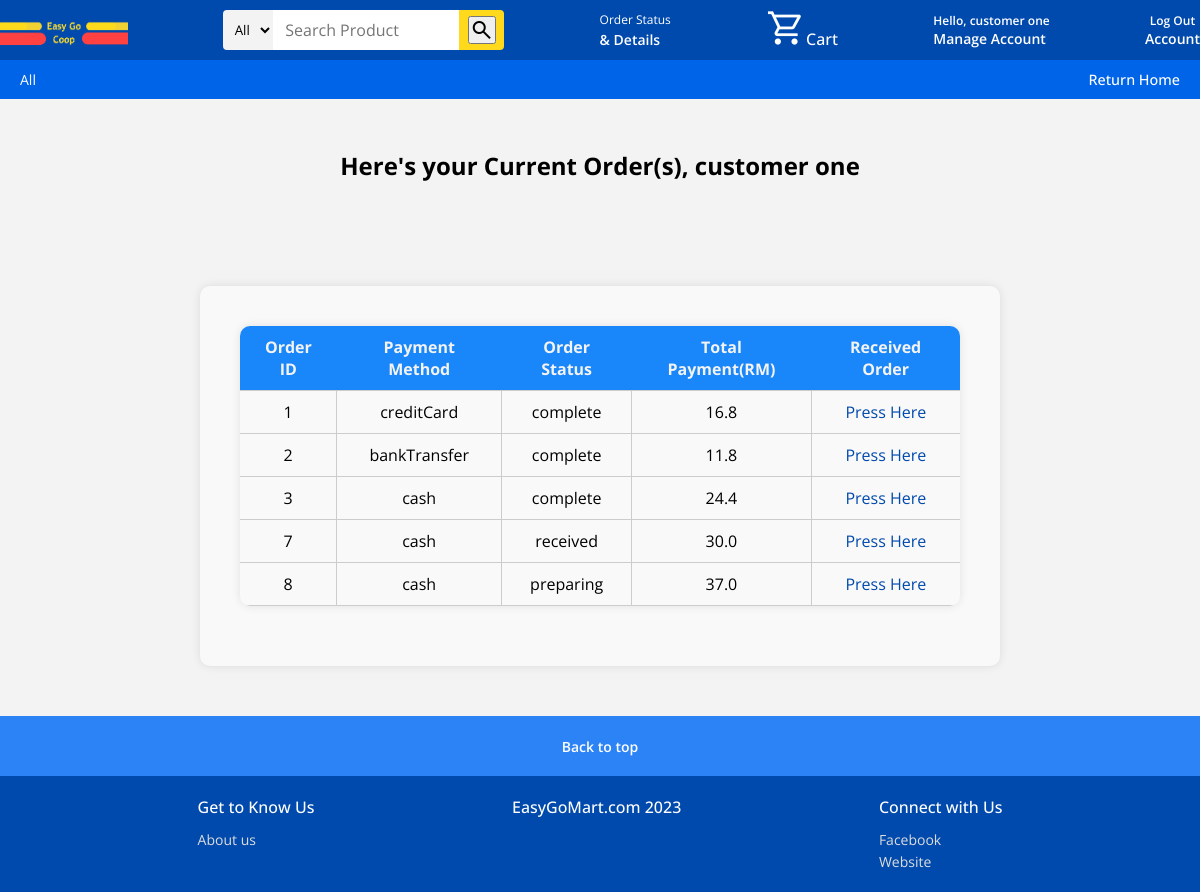
The app's page /customerOrderList/ (signed in) with its own data.
### easyGoMart/models.py (models this page shows)
class Customer(models.Model):
    phoneNo = models.CharField(max_length= 12, primary_key= True)
    customerName = models.CharField(max_length=100)
    customerEmail = models.TextField()
    password = models.TextField()
    deliveryAddress = models.CharField(max_length=300)

class OrderDetail(models.Model):
    orderID = models.IntegerField(primary_key=True)
    transactionID = models.ForeignKey(TransactionDetail, on_delete=models.CASCADE)
    phoneNo = models.ForeignKey(Customer, on_delete=models.CASCADE)
    deliveryMethod = models.TextField(default="null")
    paymentMethod = models.TextField(default="null")
    totalAmount = models.FloatField(default=0)
    orderDate = models.DateTimeField()
    orderStatus = models.CharField(max_length=9) #cancelled, preparing-9, shipped, received, complete

### easyGoMart/views.py (the view)
# urls.py: path('customerOrderList/', views.customerOrderList, name='customerOrderList'),
def customerOrderList(request):
    if 'phoneNo' not in request.session:
        return HttpResponseRedirect(reverse('logincustomer'))
    else:
        phoneNo = request.session['phoneNo']
        customer = Customer.objects.get(phoneNo=phoneNo)
        order_details = OrderDetail.objects.filter(phoneNo=customer)
        success_message = request.GET.get('success_message')
    data = {
        'phoneNo': phoneNo,
        'customer': customer,
        'order_details': order_details,
        'success_message': success_message
    }
    return render(request, 'customerOrderList.html', data)

### easyGoMart/templates/customerOrderList.html (shortened to what this page needs)
<!DOCTYPE html>
<html lang="en">
{% load static %}
<head>
  <link rel="stylesheet" href="https://cdnjs.cloudflare.com/ajax/libs/font-awesome/6.0.0-beta3/css/all.min.css">
</head>
    <body>
      <header>
        <nav class="navbar">
          <div class="nav-logo">
            <a href="{% url 'productsPage' %}"><img src="{% static 'media/logo.png' %}" alt="logo">
            </a>
          </div>
          <form action="{% url 'productsPageFilter' %}" method="get">
            <div class="nav-search">
                <select name="category" class="select-search">
                    <option value="All">All</option>
                </select>
                <input type="text" name="search" placeholder="Search Product" class="search-input">
                <div class="search-icon">
                    <button type="submit" class="material-symbols-outlined">search</button>
                </div>
            </div>
        </form>
          <div class="returns">
            <a href="{% url 'customerOrderList' %}">
              <p>Order Status</p>
              <span>&amp; Details</span></a>
          </div>
          <div class="cart">
            <a href="{% url 'shoppingCart' %}">
              <span class="material-symbols-outlined cart-icon">shopping_cart</span>
              </a>
              <p>Cart</p>
          </div>
          <div class="sign-in">
            <a href="{% url 'manageCustomerAccount' %}"> <p>Hello, {{ customer.customerName }}</p>
             <span>Manage Account</span>
            </a>
           </div>
          <div class="sign-in">
            <a href="{% url 'logout' %}" method="post" type="submit"> <p>Log Out</p>
             <span>Account</span></a>
           </div>
        </nav>
        <div class="banner">
          <div class="banner-content">
            <div class="panel">
              <a href="{% url 'productsPage' %}">All</a>
            </div>
            <div class="deals">
              <a href="{% url 'productsPage' %}">Return Home</a>
            </div>
          </div>
        </div>
      </header>
     <section class="shop-section">
      <h1> Here's your Current Order(s), {{ customer.customerName }}</h1>
      <br><br>
     </section>
<section class="shop-section">
  <form method="post" class="wrapper" id="shoppingCartForm" action="{% url 'shoppingCart' %}">
        <table class="table" id="orderDetailsTable">
          <thead>
              <tr>
                  <th>Order ID</th>
                  <th>Payment Method</th>
                  <th>Order Status</th>
                  <th>Total Payment(RM)</th>
                  <th>Received Order</th>
              </tr>
          </thead>
          <tbody>
            {% for order_detail in order_details %}
                      <tr>
                        <td>{{ order_detail.orderID }}</td>
                        <td>{{ order_detail.paymentMethod }}</td>
                        <td>{{ order_detail.orderStatus }}</td>
                        <td>{{ order_detail.totalAmount }}</td>
                          <td>
                            <a style="color:#004AAD;" href="#" onclick="confirmOrderStatusUpdate('{{ order_detail.orderID }}')">Press Here</a>
                          </td>
                      </tr>
              {% endfor %}
          </tbody>
      </table>
      </form>
     </section>
    <footer>
      <a href="#" class="footer-title">
        Back to top
      </a>
      <div class="footer-items">
        <ul>
          <h3>Get to Know Us</h3>
          <li><a href="https://beranang.kpm.edu.my/kpmb/index.php">About us</a></li>
        </ul>
        <ul>
          <h3>EasyGoMart.com 2023</h3>
        </ul>
        <ul>
          <h3>Connect with Us</h3>
          <li><a href="https://www.facebook.com/KPMBERANANGSELANGOR/">Facebook</a></li>
          <li><a href="https://beranang.kpm.edu.my/kpmb/index.php">Website</a></li>
        </ul>
      </div>
    </footer>
    </body>
</html>

### easyGoMart/templates/customerOrderList.html (style rules this page uses)
* { margin: 0; padding: 0; box-sizing: border-box; font-family: "Open Sans", sans-serif; }
html { scroll-behavior: smooth; }
a { text-decoration: none; color: #fff; }
header { width: 100%; background-color:#004AAD; }
.navbar { height: 60px; display: flex; align-items: center; justify-content: space-between; cursor: pointer; color: #fff; max-width: 1280px; margin: 0 auto; }
.nav-logo img { margin-top: 10px; width: 128px; background-image: url("static/images/logo.png"); }
.nav-search { display: flex; justify-content: space-evenly; max-width: 420px; width: 100%; height: 40px; border-radius: 4px; }
.select-search { background: #f3f3f3; width: 50px; text-align: center; border-top-left-radius: 4px; border-bottom-left-radius: 4px; border: none; }
.search-input { max-width: 600px; width: 100%; font-size: 1rem; border: none; outline: none; padding-left: 10px; }
.search-icon { max-width: 45px; width: 100%; display: flex; justify-content: center; align-items: center; font-size: 1.2rem; background: #FFDA1C; color: #000; cursor: pointer; border-top-right-radius: 4px; border-bottom-right-radius: 4px; }
.sign-in p, .returns p { font-size: 0.75rem; }
.sign-in, .returns span { font-size: 0.875rem; font-weight: 600; }
.cart { display: flex; }
.cart .cart-icon { font-size: 2.5rem }
.cart p { margin-top: 20px; font-weight: 500; }
.banner { padding: 10px 20px; background: #006af4d3; color: #fff; font-size: 0.875rem; }
.banner-content { margin: 0 auto; max-width: 1280px; display: flex; align-items: center; justify-content: space-between; }
.panel { max-width: 1280px; display: flex; align-items: center; gap: 5px; cursor: pointer; }
.deals a { font-size: 0.9rem; font-weight: 500; white-space: nowrap; }
body { min-width: 600px; }
.shop-section { display: block; align-items: center; justify-content: center; flex-wrap: wrap; background-color: #f3f3f3; padding: 50px 0; }
h1, h3, p { width: 100%; display: block; position: relative; text-align: center; word-wrap: break-word; }
h1 { margin-bottom: -40px; }
h3 { margin-top: none; }
.footer-title { display: flex; align-items: center; justify-content: center; background: #006af4d3; color: #fff; font-size: 0.875rem; font-weight: 600; height: 60px; }
.footer-items { display: flex; justify-content: space-evenly; width: 100%; margin: 0 auto; background: #004AAD; }
.footer-items h3 { font-size: 1rem; font-weight: 500; color: #fff; margin: 20px 0 10px 0; }
.footer-items ul { list-style: none; margin-bottom: 20px; }
.footer-items li a { color: #ddd; font-size: 0.875rem; }
.wrapper { min-width: 600px; max-width: 800px; margin: 0 auto; background: #f9f9f9; padding: 40px; border-radius: 10px; box-shadow: 0 0 10px rgba(0, 0, 0, 0.1); }
input[type="text"], textarea { padding: 12px; }
.table { border-collapse: collapse; width: 100%; border-radius: 10px; overflow: hidden; box-shadow: 0 0 10px rgba(0, 0, 0, 0.1); }
.table td { border: 1px solid #ccc; padding: 10px 15px; text-align: center; }
.table th { padding: 10px 15px; text-align: center; color: #f3f3f3; background-color: #1986fa; }
.table th:first-child, .table td:first-child { border-left: none; }
.table th:last-child, .table td:last-child { border-right: none; }

### records on screen
Customer: customerName "customer one"
OrderDetail: orderID "1", paymentMethod "creditCard", orderStatus "complete", totalAmount "16.8"
OrderDetail: orderID "2", paymentMethod "bankTransfer", orderStatus "complete", totalAmount "11.8"
OrderDetail: orderID "3", paymentMethod "cash", orderStatus "complete", totalAmount "24.4"
OrderDetail: orderID "7", paymentMethod "cash", orderStatus "received", totalAmount "30.0"
OrderDetail: orderID "8", paymentMethod "cash", orderStatus "preparing", totalAmount "37.0"
